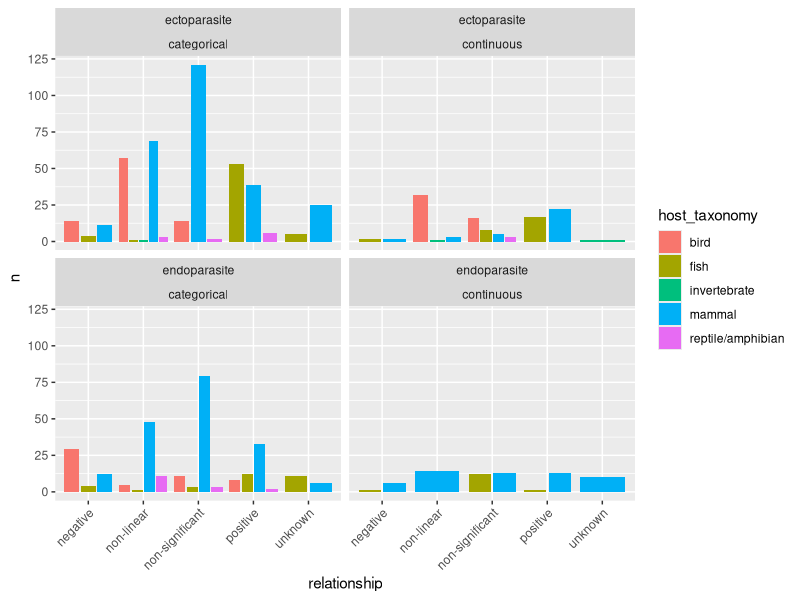
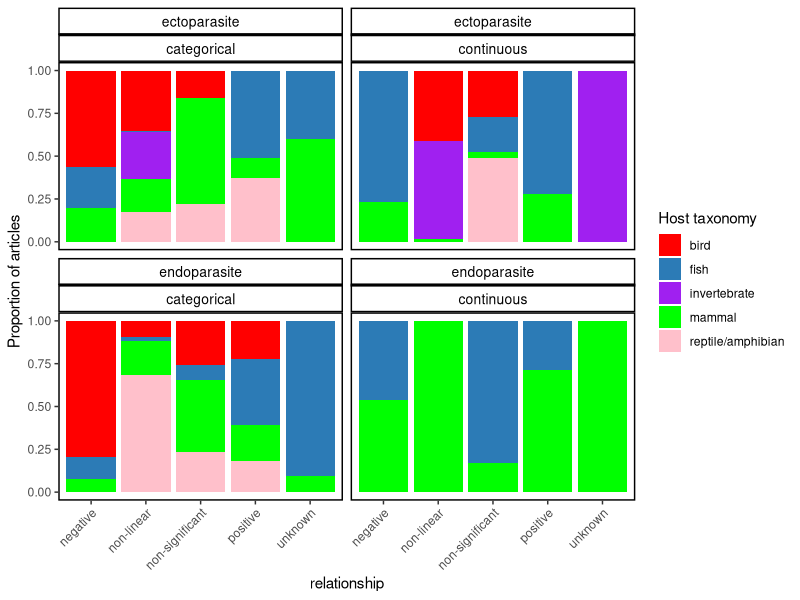
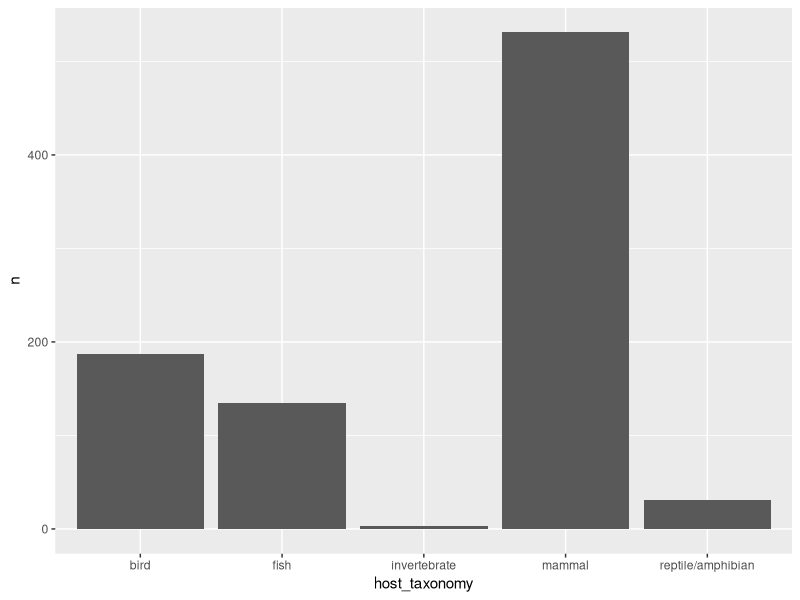

Reproduce these figures in R, in order.


## load packages
 library(data.table)
 library(tidyverse)
 library(ggplot2)

## load data
age <- read_csv("input/age-parasitism.csv")

## rename some column names
age <- rename(age, relationship = `type of age~parasite relationship`)

age$condensed_drivers_parasitism[age$other_drivers_parasitism == "MHC" |
                                 age$other_drivers_parasitism == "hibernation_period" |
                                 age$other_drivers_parasitism == "physiological"] <- "physiology"


## make minor changes to data 
age$relationship[age$relationship == "?"] <- "unknown"

## header
head(age)
 
## number of unique studies
unique(age$filename)

## number of relationships by host 
age %>%
  group_by(host_taxonomy) %>%
  summarise(n = n())
  
## number of relationships by parasite 
age %>%
  group_by(parasite_taxonomy) %>%
  summarise(n = n())

## number of relationships by host age 
age %>%
  group_by(age_measure) %>%
  summarise(n = n())

## number of relationships by parasite, age, and type of age~parasite relationship
df1 <- age %>%
  group_by(parasite_taxonomy,
           host_taxonomy,
           age_measure, 
           relationship) %>%
  summarise(n = n()) %>%
  print(n = 22)

## summarize number of rows by parasite and host taxonomy (data.table)
setDT(df1)[, count := sum(n), by = c("parasite_taxonomy", "host_taxonomy")]

## calculate proportion 
df1$prop <- df1$n/df1$count

setDT(df1)

## visualize (cut out viruses)
ggplot(df1[parasite_taxonomy != "virus"]) +
  geom_col(aes(y = n, 
               x = relationship, 
               fill = host_taxonomy), 
           position = "dodge2") + 
  facet_wrap(~parasite_taxonomy*age_measure) +
  theme(axis.text.x = element_text(angle = 45, hjust = 1))


## Color brewer website: https://colorbrewer2.org/#type=diverging&scheme=RdYlBu&n=5
## stacked bar plot
ggplot(df1[parasite_taxonomy != "virus"]) +
  geom_col(aes(y = prop, 
               x = relationship, 
               fill = host_taxonomy), 
           position = "fill") + 
  ylab("Proportion of articles") +
  scale_fill_manual(values = c("red", "#2c7bb6" , "purple", "green", "pink"),
                    name = "Host taxonomy") +
  facet_wrap(~parasite_taxonomy*age_measure) +
  theme(axis.text.x = element_text(angle = 45, hjust = 1),
        strip.background = element_rect(color = "black", 
                                        fill = "white", 
                                        size = 1),
        strip.text = element_text(size = 10, 
                                  color = "black"),
        panel.grid.minor = element_blank(),
        panel.background = element_blank(), 
        panel.border = element_rect(colour = "black", fill=NA, size = 1))

## number of relationships by host age (continuous age only)
age %>%
  filter(age_measure == "continuous") %>%
  summarise(n = n())

## social behaviour
unique(age$other_drivers_parasitism)


## number of taxa per article
df <- age %>%
  group_by(host_taxonomy) %>%
  summarise(n = n())

## visualize number of taxa per article
ggplot(df, aes(x=host_taxonomy, y=n)) + geom_bar(stat = "identity")
